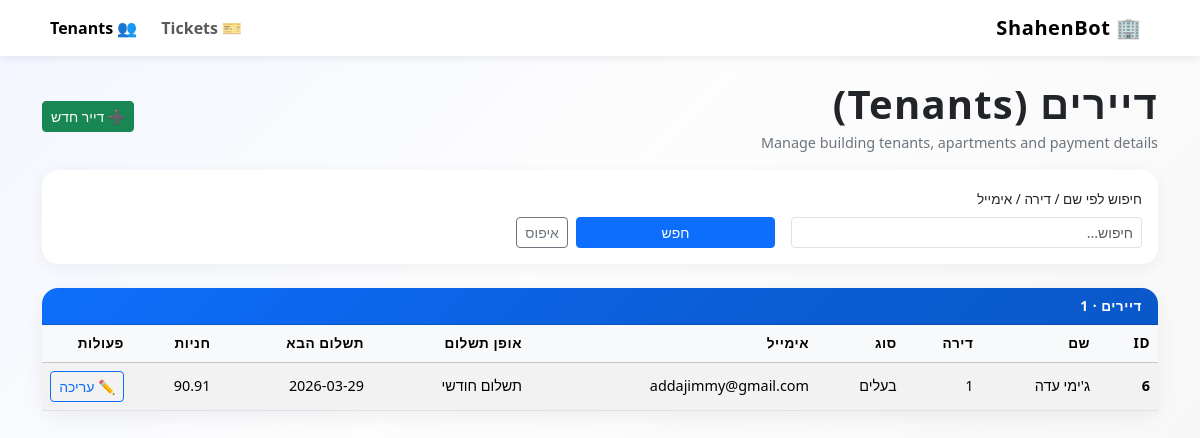
Screenshot of /admin/tenants with the database file from the repository.
### tables this page shows
CREATE TABLE tenants (
            id INTEGER PRIMARY KEY AUTOINCREMENT,
            name TEXT NOT NULL,
            apartment TEXT,
            tenant_type TEXT,          -- 'owner' / 'rent'
            email TEXT,
            payment_type TEXT,         -- 'monthly' / 'standing_order' / etc.
            next_payment_date TEXT,    -- ISO date string 'YYYY-MM-DD'
            parking_slots INTEGER,
            chat_id INTEGER            -- Telegram chat id (optional)
        , building_id INTEGER);

### app.py (the view)
@app.get("/admin/tenants")
def admin_tenants():
    search = request.args.get("search", "").strip()
    tenants = get_tenants_db(limit=300, search=search)
    buildings = list_buildings_db()
    return render_template(
        "tenants.html",
        tenants=tenants,
        buildings =buildings,
        search=search,
    )

### shahenbot_db.py (called while the page is built)
def get_connection():
    return sqlite3.connect(DB_PATH)

def list_buildings_db(limit: int = 500, search: str | None = None) -> list[dict]:
    conn = get_connection()
    cur = conn.cursor()
    q = """
      SELECT id, city, street, number, name, is_active, created_at
      FROM buildings
      WHERE 1=1
    """
    params = []
    if search:
        like = f"%{search}%"
        q += " AND (street LIKE ? OR number LIKE ? OR COALESCE(city,'') LIKE ? OR COALESCE(name,'') LIKE ?)"
        params += [like, like, like, like]
    q += " ORDER BY street, number LIMIT ?"
    params.append(limit)
    cur.execute(q, params)
    rows = cur.fetchall()
    conn.close()
    return [
        {"id": r[0], "city": r[1], "street": r[2], "number": r[3], "name": r[4], "is_active": r[5], "created_at": r[6]}
        for r in rows
    ]

### templates/tenants.html (shortened to what this page needs)
<!doctype html>
<html lang="en" dir="rtl">
<head>
    <link
        href="https://cdn.jsdelivr.net/npm/bootstrap@5.3.3/dist/css/bootstrap.min.css"
        rel="stylesheet"
    >
</head>
<body class="pb-4">
<nav class="navbar navbar-expand-lg bg-white mb-4">
    <div class="container">
        <a class="navbar-brand" href="{{ url_for('admin_dashboard') }}">
            🏢 ShahenBot
        </a>
        <div class="collapse navbar-collapse justify-content-end" id="navbarNav">
            <ul class="navbar-nav gap-2">
                <li class="nav-item">
                    <a class="nav-link fw-semibold"
                       href="{{ url_for('admin_dashboard') }}">
                        🎫 Tickets
                    </a>
                </li>
                <li class="nav-item">
                    <a class="nav-link active fw-semibold" aria-current="page"
                       href="{{ url_for('admin_tenants') }}">
                        👥 Tenants
                    </a>
                </li>
            </ul>
        </div>
    </div>
</nav>
<div class="container">
    <div class="d-flex flex-column flex-md-row align-items-md-center justify-content-between mb-3">
        <div>
            <h1 class="page-title mb-1">דיירים (Tenants)</h1>
            <div class="page-subtitle">
                Manage building tenants, apartments and payment details
            </div>
        </div>
        <div class="mt-3 mt-md-0 d-flex gap-2">
            <button class="btn btn-success btn-sm"
                    data-bs-toggle="modal"
                    data-bs-target="#addTenantModal">
                ➕ דייר חדש
            </button>
        </div>
    </div>
    <div class="card filter-card mb-4">
        <div class="card-body">
            <form class="row g-3 align-items-end" method="get" action="{{ url_for('admin_tenants') }}">
                <div class="col-md-4">
                    <label class="form-label filter-label">חיפוש לפי שם / דירה / אימייל</label>
                    <input type="text" class="form-control form-control-sm" name="search"
                           value="{{ search }}" placeholder="חיפוש...">
                </div>
                <div class="col-md-3 d-flex gap-2">
                    <button type="submit" class="btn btn-primary btn-sm flex-grow-1">חפש</button>
                    <a href="{{ url_for('admin_tenants') }}" class="btn btn-outline-secondary btn-sm">
                        איפוס
                    </a>
                </div>
            </form>
        </div>
    </div>
    <div class="card">
        <div class="card-header">
            דיירים · {{ tenants|length }}
        </div>
        <div class="card-body p-0">
            <div class="table-responsive">
                <table class="table table-striped table-hover align-middle mb-0">
                    <thead class="table-light">
                    <tr>
                        <th style="width: 60px;">ID</th>
                        <th>שם</th>
                        <th>דירה</th>
                        <th>סוג</th>
                        <th>אימייל</th>
                        <th>אופן תשלום</th>
                        <th>תשלום הבא</th>
                        <th>חניות</th>
                        <th style="width: 90px;">פעולות</th>
                    </tr>
                    </thead>
                    <tbody>
                    {% if tenants %}
                        {% for t in tenants %}
                            <tr>
                                <td class="fw-semibold">{{ t.id }}</td>
                                <td>{{ t.name }}</td>
                                <td>{{ t.apartment or '' }}</td>
                                <td>
                                    {% if t.tenant_type == 'owner' %}
                                        בעלים
                                    {% elif t.tenant_type == 'rent' %}
                                        שוכר
                                    {% else %}
                                        —
                                    {% endif %}
                                </td>
                                <td>{{ t.email or '' }}</td>
                                <td>
                                    {% if t.payment_type == 'monthly' %}
                                        תשלום חודשי
                                    {% elif t.payment_type == 'standing_order' %}
                                        הוראת קבע
                                    {% else %}
                                        —
                                    {% endif %}
                                </td>
                                <td>{{ t.next_payment_date or '' }}</td>
                                <td>{{ t.parking_slots | replace(',', ', ') if t.parking_slots is not none else '' }}</td>
                                <td>
                                <button
                                    type="button"
                                    id="edit-btn-{{ t.id }}"
                                    class="btn btn-sm btn-outline-primary"
                                    data-bs-toggle="modal"
                                    data-bs-target="#editTenantModal"
                                    data-id="{{ t.id }}"
                                    data-name="{{ t.name }}"
                                    data-apartment="{{ t.apartment or '' }}"
                                    data-tenant_type="{{ t.tenant_type or '' }}"
                                    data-email="{{ t.email or '' }}"
                                    data-payment_type="{{ t.payment_type or '' }}"
                                    data-next_payment_date="{{ t.next_payment_date or '' }}"
                                    data-parking_slots="{{ t.parking_slots if t.parking_slots is not none else '' }}"
                                    data-update_url="{{ url_for('admin_tenants', tenant_id=t.id) }}"
                                >
                                    ✏️ עריכה
                                </button>
                                </td>
                            </tr>
                        {% endfor %}
                    {% else %}
                        <tr>
                            <td colspan="9" class="text-center py-3 text-muted">אין דיירים.</td>
                        </tr>
                    {% endif %}
                    </tbody>
                </table>
            </div>
        </div>
    </div>
</div>
</body>
</html>

### templates/tenants.html (style rules this page uses)
body { background: linear-gradient(135deg, #f3f6ff 0%, #fdfdfd 40%, #f5f5f5 100%); min-height: 100vh; }
.navbar-brand { font-weight: 700; letter-spacing: 0.03em; }
.navbar { box-shadow: 0 2px 8px rgba(15, 23, 42, 0.08); }
.page-title { font-weight: 700; letter-spacing: 0.03em; }
.page-subtitle { color: #6c757d; font-size: 0.9rem; }
.card { border-radius: 1rem; box-shadow: 0 6px 20px rgba(15, 23, 42, 0.06); border: none; }
.card-header { border-radius: 1rem 1rem 0 0 !important; background: linear-gradient(135deg, #0d6efd 0%, #0b5ed7 60%, #0a58ca 100%); color: #fff; font-weight: 600; letter-spacing: 0.04em; text-transform: uppercase; font-size: 0.85rem; }
.filter-card { border-radius: 1rem; box-shadow: 0 4px 16px rgba(15, 23, 42, 0.05); border: none; }
.filter-label { font-weight: 500; font-size: 0.85rem; }
.table thead th { font-size: 0.85rem; text-transform: uppercase; letter-spacing: 0.04em; }
.table tbody td { font-size: 0.9rem; }

### rows the page displays
tenants: id "6", name "ג'ימי עדה", apartment "1", tenant_type "בעלים", email "addajimmy@gmail.com", payment_type "תשלום חודשי", next_payment_date "2026-03-29", parking_slots "90.91"

### other values shown
{{ tenants|length }} "1"
